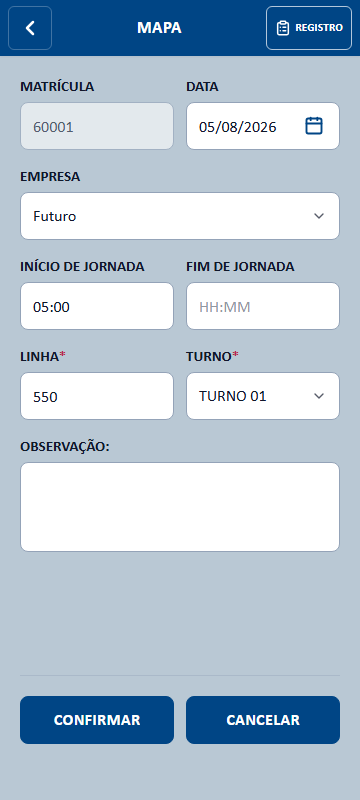
#> input picture screenshots/04_cadastro_mapa.png, 360 x 800 px
$ python update_mockups_06_11.py
#> lines starting #> are read from the running program, lines starting #| are printed output that depends on the picture
"""
Re-gera apenas os mockups das telas 06 e 11 modificadas,
depois executa o rebuild do capitulo 8.
"""
import sys, os, shutil
sys.stdout.reconfigure(encoding='utf-8', errors='replace')

BASE_DIR    = os.path.dirname(os.path.dirname(os.path.abspath(__file__)))
SHOTS_DIR   = os.path.join(BASE_DIR, 'screenshots')
MOCKUPS_DIR = os.path.join(SHOTS_DIR, 'mockups')

from PIL import Image, ImageDraw

BEZEL_SIDE   = 28
BEZEL_TOP    = 90
BEZEL_BOTTOM = 70
CORNER_R     = 36
BODY_COLOR   = (24, 24, 28)
BEZEL_COLOR  = (50, 50, 55)
CAM_COLOR    = (8, 8, 10)

def make_mockup(screen_path, out_path):
#> called with screen_path = 'screenshots/04_cadastro_mapa.png', out_path = 'screenshots/mockups/04_cadastro_mapa.png'
    screen = Image.open(screen_path).convert('RGBA')
    sw, sh = screen.size
#> sw = 360; sh = 800
    fw = sw + 2 * BEZEL_SIDE
#> fw = 416
    fh = sh + BEZEL_TOP + BEZEL_BOTTOM
#> fh = 960
    phone = Image.new('RGBA', (fw, fh), (0, 0, 0, 0))
#> phone: PIL image 416x960 RGBA; every value is 0
    draw = ImageDraw.Draw(phone)
    draw.rounded_rectangle([(0,0),(fw-1,fh-1)], radius=CORNER_R,
                            fill=BODY_COLOR+(255,), outline=BEZEL_COLOR+(255,), width=3)
    sx, sy = BEZEL_SIDE, BEZEL_TOP
    draw.rectangle([(sx,sy),(sx+sw-1,sy+sh-1)], fill=(255,255,255,255))
    cam_cx = fw // 2
#> cam_cx = 208
    cam_cy = BEZEL_TOP // 2
    cam_r  = 8
    draw.ellipse([(cam_cx-cam_r, cam_cy-cam_r),(cam_cx+cam_r, cam_cy+cam_r)], fill=CAM_COLOR+(255,))
    phone.paste(screen, (sx, sy), screen)
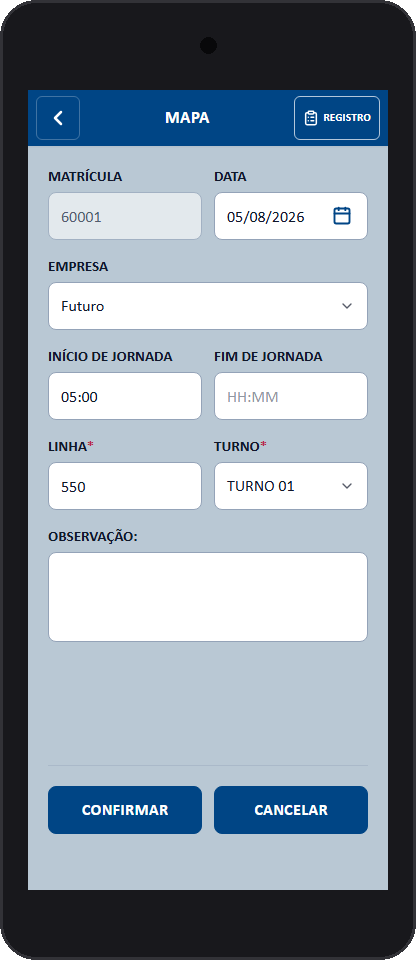
#> phone: PIL image 416x960 RGBA; mean R, G, B, A 137.8, 149.9, 161.7, 254.3; transparent parts drawn white
    phone.save(out_path, 'PNG')
    print(f'  Mockup: {os.path.basename(out_path)} ({fw}x{fh})')
#|   Mockup: 04_cadastro_mapa.png (416x960)

TARGET_FILES = ['04_cadastro_mapa.png', '13_configuracao.png']
for fname in TARGET_FILES:
    src = os.path.join(SHOTS_DIR, fname)
    dst = os.path.join(MOCKUPS_DIR, fname)
    if os.path.exists(src):
        make_mockup(src, dst)
    else:
        print(f'  [SKIP] {fname} nao encontrado em {SHOTS_DIR}')
#> pass 2 of the loop `for fname in TARGET_FILES:`:
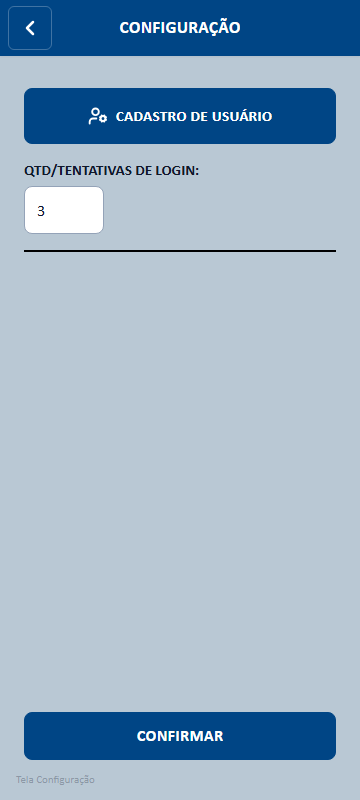
#> input picture screenshots/13_configuracao.png, 360 x 800 px
#> in make_mockup (call 2), `phone.paste(screen, (sx, sy), screen)`:
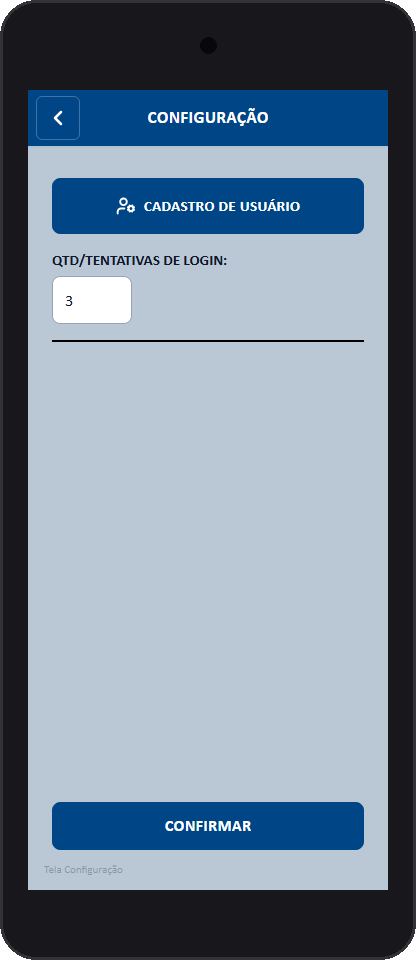
#> phone: PIL image 416x960 RGBA; mean R, G, B, A 117.5, 134.9, 151.1, 254.3; transparent parts drawn white
#|   Mockup: 13_configuracao.png (416x960)

print('Mockups atualizados. Reconstruindo capitulo 8...')
import subprocess
result = subprocess.run(
    [sys.executable, os.path.join(BASE_DIR, 'scripts', 'rebuild_odt_ch8.py')],
    capture_output=False
)
#> (the run stopped early here; a loop or call above may not have finished)
